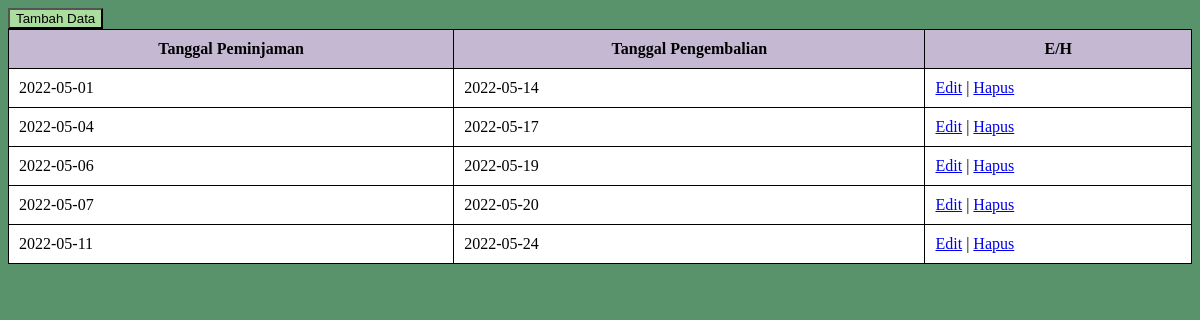
The app's page /Peminjaman.php with its own data.
### tables this page shows
CREATE TABLE `peminjaman` (
  `id_peminjaman` int(11) NOT NULL,
  `tgl_pinjam` date NOT NULL,
  `tgl_kembali` date NOT NULL
);

### Koneksi.php (called while the page is built)
<?php
    function koneksi()
    {
        try
        {
            $pdo_conn = new PDO ('mysql:host=localhost;dbname=perpustakaan', 'root', '',
            array(PDO::ATTR_ERRMODE, PDO::ERRMODE_EXCEPTION, PDO::ATTR_PERSISTENT => true));
        }
        catch (PDOException $e)
        {
            print "Gagal Terhubung dengan Database: " . $e->getMessage() . "<br/>";
            die();
        }
        return $pdo_conn;
    }
?>

### Model.php (the view, shortened to what this page needs)
<?php
    require 'Koneksi.php';
    function tampil_data($tabel)
    {
        $call_con = koneksi() -> prepare ("SELECT * FROM $tabel");
        $call_con -> execute();
        $hasil = $call_con -> fetchAll();
        if (!empty($hasil)) {
            if ($tabel == "buku") {
                foreach ($hasil as $data) {
                    echo "<tr>";
                    echo "<td>" . $data['judul_buku'] . "</td>";
                    echo "<td>" . $data['penulis'] . "</td>";
                    echo "<td>" . $data['penerbit'] . "</td>";
                    echo "<td>" . $data["tahun_terbit"] . "</td>";
                    echo "<td>";
                    echo "<a href='FormBuku.php?id_buku=" . $data['id_buku'] . "'>Edit</a>";
                    echo " | ";
                    echo "<a href='Buku.php?id_buku=" . $data['id_buku'] . "' onclick=\"return confirm('Apakah anda yakin ingin menghapus data ini?')\">Hapus</a>";
                    echo "</td>";
                    echo "</tr>";
                }
            } elseif ($tabel == "peminjaman") {
                foreach ($hasil as $data) {
                    echo "<tr>";
                    echo "<td>" . $data["tgl_pinjam"] . "</td>";
                    echo "<td>" . $data["tgl_kembali"] . "</td>";
                    echo "<td>";
                    echo "<a href='FormPeminjaman.php?id_peminjaman=" . $data['id_peminjaman'] . "'>Edit</a>";
                    echo " | ";
                    echo "<a href='Peminjaman.php?id_peminjaman=" . $data['id_peminjaman'] . "' onclick=\"return confirm('Apakah anda yakin ingin menghapus data ini?')\">Hapus</a>";
                    echo "</td>";
                    echo "</tr>";
                }
            }
        }
    }
?>

### Peminjaman.php (shortened to what this page needs)
<?php
    require 'Model.php';
?>
<!DOCTYPE html>
<html>
    <head>
    </head>
    <body>
        <a href="FormPeminjaman.php"><button>Tambah Data</button></a>
        <table>
            <tr>
                <th>Tanggal Peminjaman</th>
                <th>Tanggal Pengembalian</th>
                <th>E/H</th>
            </tr>
            <?php
            tampil_data("peminjaman")
            ?>
        </table>
    </body>
</html>

### Peminjaman.php (style rules this page uses)
table,th,td { border-collapse: collapse; border: solid black 1px; padding: 10px; background-color: #FFFFFF; }
table { width: 100%; }
th { background-color: #C5B8D3; }
button { align: right; background-color: #ABDD9E; font-style: bold; }
body { background-color: #59936C; }

### records on screen
peminjaman: tgl_pinjam "2022-05-01", tgl_kembali "2022-05-14"
peminjaman: tgl_pinjam "2022-05-04", tgl_kembali "2022-05-17"
peminjaman: tgl_pinjam "2022-05-06", tgl_kembali "2022-05-19"
peminjaman: tgl_pinjam "2022-05-07", tgl_kembali "2022-05-20"
peminjaman: tgl_pinjam "2022-05-11", tgl_kembali "2022-05-24"
